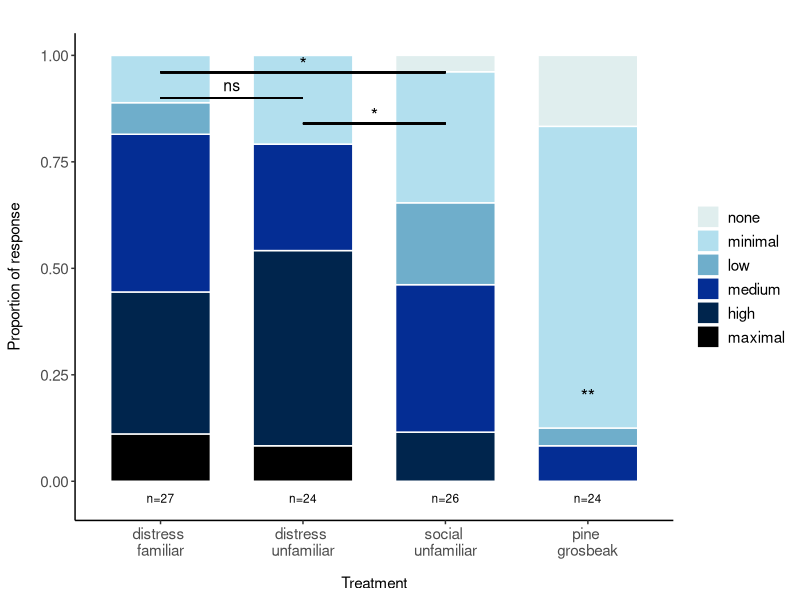
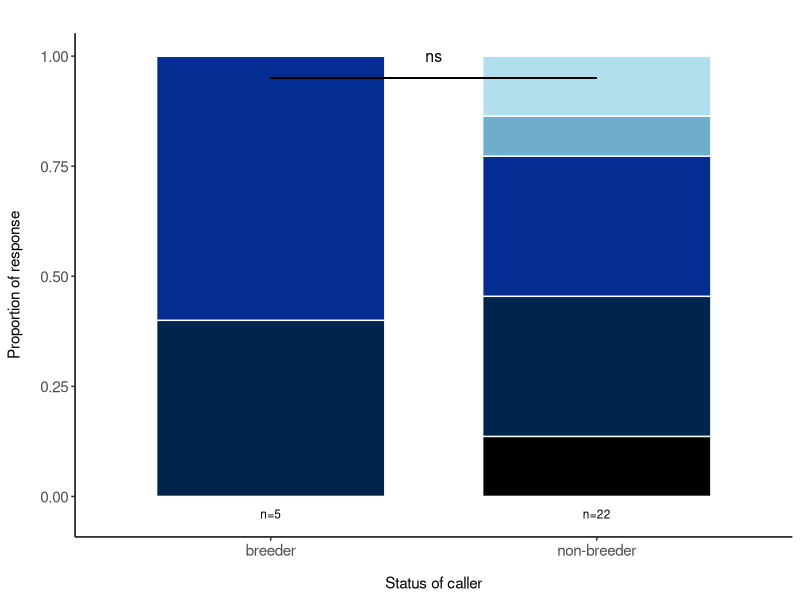
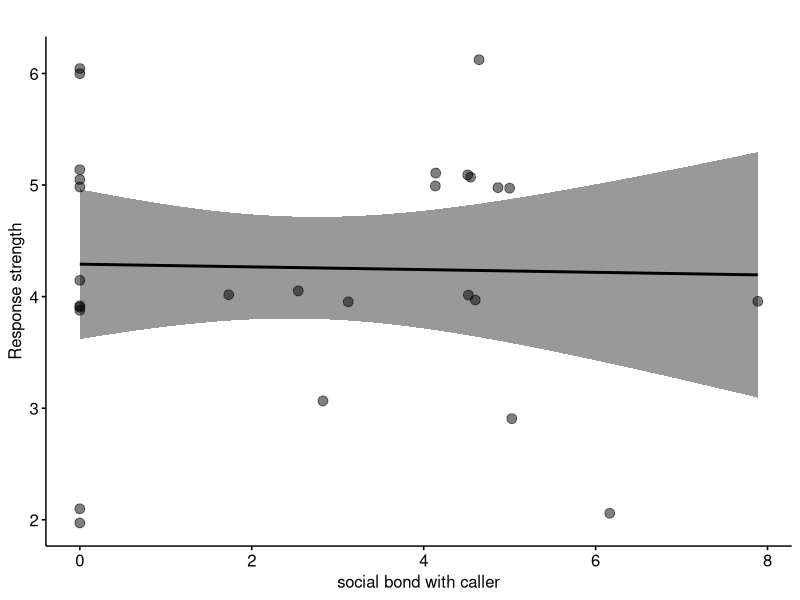
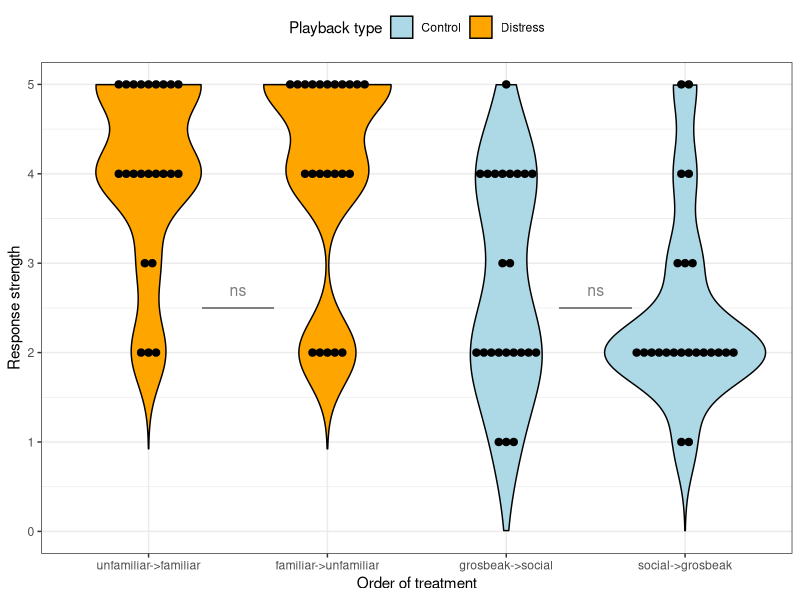
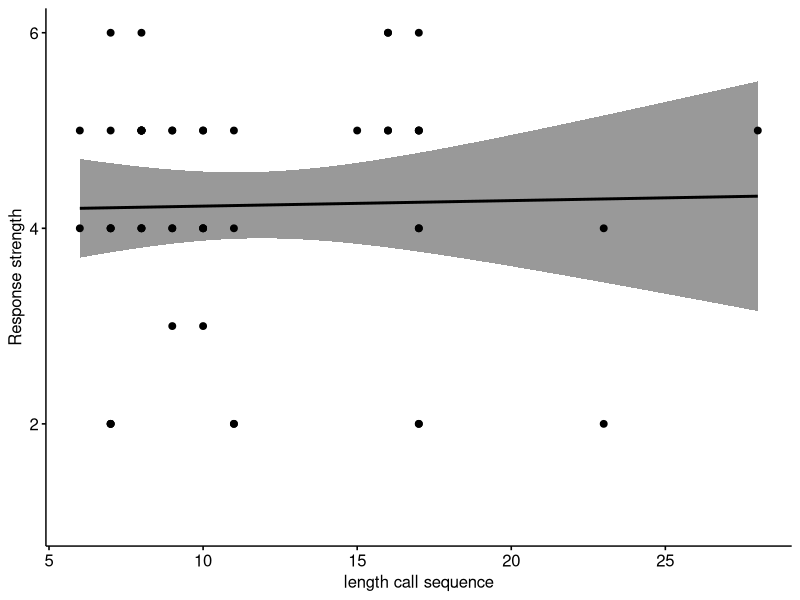
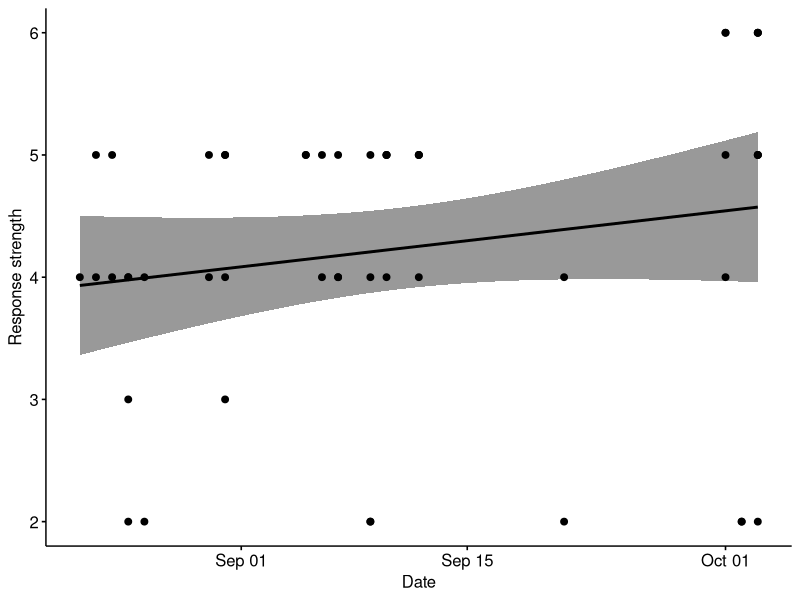
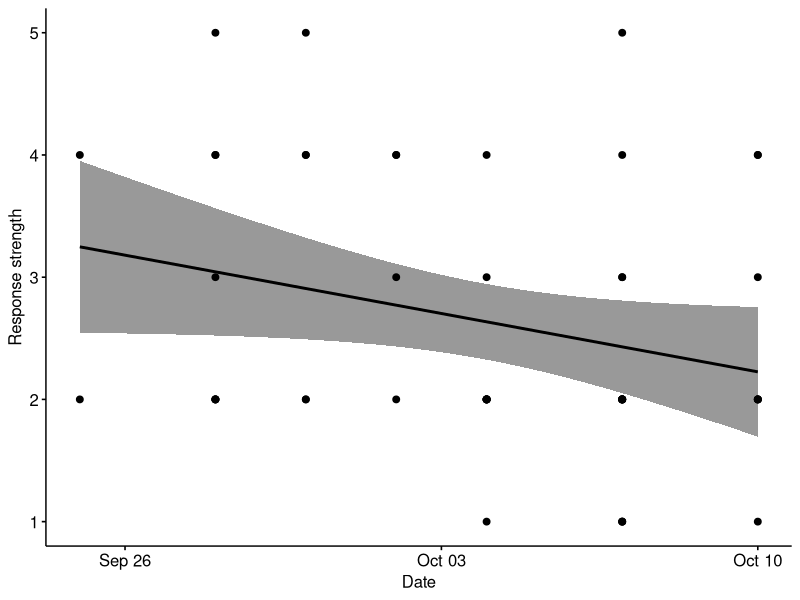
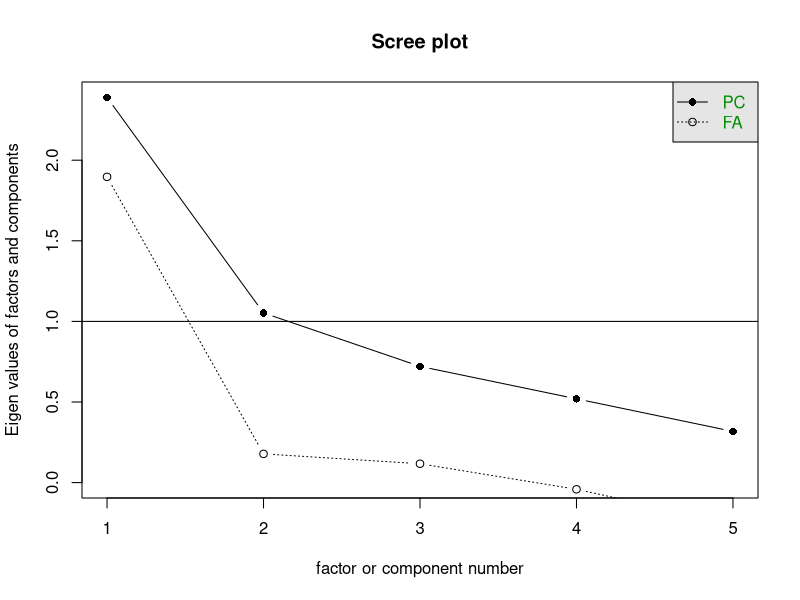

The R source for these figures, in order:
rm(list=ls())

# load packages:
library(ggpubr) # for correlation plots
library(ordinal) # for CLMM
library(emmeans) # for CLMM comparisons

# load data:
mydata <- read.csv("mydata.csv", sep = ";") 

# Sample size per each treatment
nE <- length(which(mydata$treatment=="distress familiar")) # 27
nC <- length(which(mydata$treatment=="distress unfamiliar")) # 24
nP <- length(which(mydata$treatment=="pine grosbeak")) # 24
nS <- length(which(mydata$treatment=="social unfamiliar")) # 26

#------------------------------------------------------------------------------
# --- for Main text -------
#------------------------------------------------------------------------------

###################
#- Cumulative link mixed models:
mydata$category <- as.factor(mydata$category)
mydata$target.ID <- as.factor(mydata$target.ID)

modelD <- clmm(category ~ treatment + (1|target.ID), data = mydata) # category = 0-4 "response strength", treatment = playback-type

summary(modelD) # individual effects: tests null hypothesis that each coefficient is equal to zero

(pairwise <- emmeans(modelD, pairwise~treatment)) # to see differences for each pair of treatment: comparing the EMMs of the treatment levels against each other

emmeansTab <- as.data.frame(pairwise$contrasts)[,-4]

#------- Table 1: 
# Tukey's pairwise comparisons of the output of CLMM
(emmeansTab[,c(2:5)] <- round(emmeansTab[,c(2:5)], digits=3))


###################
# to prepare plot:
newdf <- matrix(ncol=4,nrow=6) # empty table for percentages
colnames(newdf) <- c("distress familiar","distress unfamiliar","social unfamiliar","pine grosbeak") # treatments
rownames(newdf) <- c(5,4,3,2,1,0) # categories

for (i in 1:ncol(newdf)){
  tmp_name <- colnames(newdf)[i]
  tmp_data <- mydata[which(mydata$treatment==tmp_name),]
  tmp_length <- length(which(!is.na(tmp_data$category)))
  for (j in 1:nrow(newdf)){
    tmp_cat <- as.integer(rownames(newdf)[j])
    tmp_count <- length(which(tmp_data$category==tmp_cat))
    newdf[j,i] <- tmp_count/tmp_length
  }
}

newdf <- as.data.frame(newdf)
newdf$category <- rownames(newdf)
newdf_long <- reshape2::melt(newdf) # to re-format
names(newdf_long) <- c("category","treatment", "value")
newdf_long$category <- as.factor(newdf_long$category)

#------- Figure 4 a): 
# Response of focal individuals, measured in ordinal categories # different playback treatments
ggplot(newdf_long, aes(x = treatment, y = value, fill = category)) +
  geom_bar(stat = "identity", position = "fill", color = "white", width = 0.7) +
  scale_fill_manual(values = rev(c("black","#00254d","#042d94","#6FAECB","lightblue2","azure2")),
                    labels = c("none", "minimal", "low", "medium", "high", "maximal")) +
  labs(x = "Treatment", y = "Proportion of response", title = "") +
  scale_x_discrete(labels = c("distress \nfamiliar", "distress \nunfamiliar", "social \nunfamiliar", "pine \ngrosbeak")) +
  theme_classic()+
  theme(legend.position = "right",
        axis.text.x = element_text(size = 11), 
        axis.text.y = element_text(size = 11),
        axis.title.x = element_text(margin = margin(t = 12)),
        axis.title.y = element_text(margin = margin(r = 12)),
        legend.text = element_text(size = 11)) + 
  guides(fill = guide_legend(title = NULL)) +
  annotate("text", x = 1.5, y = 0.93, label = "ns", size = 4, color = "black") + # distress unfamiliar - distress familiar # ns, p=0.9995
  geom_segment(aes(x = 1, y = 0.9, xend = 2, yend = 0.9)) +
  annotate("text", x = 2.5, y = 0.86, label = "*", size = 4.8, color = "black") + # distress unfamiliar - social unfamiliar # p = 0.0103
  geom_segment(aes(x = 2, y = 0.84, xend = 3, yend = 0.84)) +
  annotate("text", x = 2, y = 0.98, label = "*", size = 4.8, color = "black") + # distress familiar - social unfamiliar # p = 0.0091
  geom_segment(aes(x = 1, y = 0.96, xend = 3, yend = 0.96)) +
  annotate("text", x = 4, y = 0.2, label = "**", size = 4.8, color = "black") + # pine grosbeak to all others p = <0.005
  annotate("text", x = 1, y = -0.04, label = "n=27", size = 3, color = "black") +
  annotate("text", x = 2, y = -0.04, label = "n=24", size = 3, color = "black")+
  annotate("text", x = 3, y = -0.04, label = "n=26", size = 3, color = "black")+
  annotate("text", x = 4, y = -0.04, label = "n=24", size = 3, color = "black")


###################
### compare status: breeder vs. non-breeder
# to prepare plot:
newB <- matrix(ncol=2,nrow=6) # empty table for percentages
colnames(newB) <- c("breeder","non-breeder") # breeding status
rownames(newB) <- c(5,4,3,2,1,0) # categories

br <- mydata[which(mydata$treatment=="distress familiar"&mydata$status_caller=="breeder"),]
nbr <- mydata[which(mydata$treatment=="distress familiar"&mydata$status_caller=="non-breeder"),]

for (j in 1:nrow(newB)){
  tmp_cat <- as.integer(rownames(newB)[j])
  br_count <- length(which(br$category==tmp_cat))
  newB[j,1] <- br_count/nrow(br)
  nbr_count <- length(which(nbr$category==tmp_cat))
  newB[j,2] <- nbr_count/nrow(nbr)
}

newB_long <- reshape2::melt(newB) # re-format
names(newB_long) <- c("category","status", "value")
newB_long$category <- as.factor(newB_long$category)

#------- Figure 4 b)
# Response of focal individuals, measured in ordinal categories # breeder vs non-breeder
ggplot(newB_long, aes(x = status, y = value, fill = category)) +
  geom_bar(stat = "identity", position = "fill", color = "white", width = 0.7) +
  scale_fill_manual(values = rev(c("black","#00254d","#042d94","#6FAECB","lightblue2","azure2"))) +
  labs(x = "Status of caller", y = "Proportion of response", title = "") +
  scale_x_discrete(labels = c("breeder","non-breeder")) +
  theme_classic()+
  theme(legend.position = "none", 
    axis.text.x = element_text(size = 11), 
    axis.text.y = element_text(size = 11),
    axis.title.x = element_text(margin = margin(t = 12)),
    axis.title.y = element_text(margin = margin(r = 12)),)+
  geom_segment(aes(x = 1, y = 0.95, xend = 2, yend = 0.95))+
  annotate("text", x = 1.5, y = 1, label = "ns", size = 4, color = "black")+
  annotate("text", x = 1, y = -0.04, label = "n=5", size = 3, color = "black")+
  annotate("text", x = 2, y = -0.04, label = "n=22", size = 3, color = "black")

###################
# Mann-Whitney U Test for different status
# re-shape table again:
newBCount <- newB
for (j in 1:nrow(newBCount)){
  tmp_cat <- as.integer(rownames(newBCount)[j])
  br_count <- length(which(br$category==tmp_cat))
  newBCount[j,1] <- br_count
  nbr_count <- length(which(nbr$category==tmp_cat))
  newBCount[j,2] <- nbr_count
}

# Create the breeder and non-breeder vectors
newBCount<- as.data.frame(newBCount)
breeder <- rep(5:0, times = newBCount$breeder)
non_breeder <- rep(5:0, times = newBCount$`non-breeder`)

# Perform the Mann-Whitney U Test:
(test_result <- wilcox.test(breeder, non_breeder)) # W = 56.5, p-value = 0.9478

###################
#------- Figure 4 c): 
# Response strength to a distress call in relation to social bond 
mydata$category <- as.numeric(mydata$category)
mydata$OBS_PerchDurPerEv_SQ <- sqrt(mydata$OBS_PerchDurPerEv) # take squareroot to improve distribution

ggscatter(mydata[which(mydata$treatment=="distress familiar"),], x = "OBS_PerchDurPerEv_SQ", y = "category", add = "reg.line",
          title = "",
          conf.int = TRUE, cor.method = "spearman", # spearman for one continuoes and one ordinal variable
          # cor.coef = TRUE,
          xlab = "social bond with caller", ylab = "Response strength",
          point = "FALSE") +
  geom_jitter(height = 0.15, width = 0, alpha=0.5, size=3)






#------------------------------------------------------------------------------------------
#-------  Supplemental material: -----
#------------------------------------------------------------------------------------------

###################
#- Assessing bias of order of treatment ------
mydata$order <- as.factor(mydata$order)
mydata$violin_color <- ifelse(mydata$order %in% c("exp,ctr", "ctr,exp"), "orange", "lightblue")
#---------- Figure S.1:
ggplot(mydata[which(!is.na(mydata$order)),], aes(x=order, y=category, fill=violin_color)) + 
  geom_violin(trim = FALSE, color = "black") + 
  geom_dotplot(binaxis = "y", stackdir = "center", 
               dotsize = 0.5, fill = "black", color = "black") +  
  scale_fill_manual(values = c("lightblue" = "lightblue","orange" = "orange"),
                    labels = c("Control", "Distress")) +  # Label the legend properly
  scale_x_discrete(labels = c(
    "ctr,exp" = "unfamiliar->familiar",
    "exp,ctr" = "familiar->unfamiliar",
    "P,S" = "grosbeak->social",
    "S,P" = "social->grosbeak"
  )) + 
  scale_y_continuous(breaks = c(0, 1, 2, 3, 4, 5), limits = c(0, 5)) + # limit violins to categories
  theme_bw() +
  theme(legend.position = "top") +  # Position the legend at the top
  labs(x = "Order of treatment", y = "Response strength", fill = "Playback type") +
  geom_segment(x = 1.3, y = 2.5, xend = 1.7, yend = 2.5, color = "grey50")+
  annotate("text", x = 1.5, y = 2.7, label = "ns", size = 4, color = "grey50") +
  geom_segment(x = 3.3, y = 2.5, xend = 3.7, yend = 2.5, color = "grey50")+
  annotate("text", x = 3.5, y = 2.7, label = "ns", size = 4, color = "grey50")

wilcox.test(category ~ order, data = mydata[mydata$order %in% c("exp,ctr","ctr,exp"), ]) #ns
wilcox.test(category ~ order, data = mydata[mydata$order %in% c("P,S","S,P"), ]) #ns

###################
#- Assessing bias of other playback effects ------
# check for effect of length of  distress call playback:
library(lubridate)
mydata$length_call_S <- period_to_seconds(ms(mydata$length_call))
#---------- Figure S.2 a):
ggscatter(mydata, x = "length_call_S", y = "category", add = "reg.line",
          conf.int = TRUE, 
          cor.coef = F, 
          cor.method = "pearson",
          xlab = "length call sequence", ylab = "Response strength")

# check for effect of date on distress call playback:
mydata$date <- as.Date(mydata$date, "%d.%m.%y")
#---------- Figure S.2 b):
ggscatter(mydata[which(mydata$treatment=="distress unfamiliar"|mydata$treatment=="distress familiar"),], x = "date", y = "category", add = "reg.line",
          conf.int = TRUE, 
          cor.coef = F, 
          cor.method = "pearson",
          xlab = "Date", ylab = "Response strength") 

# check for effect of date on control call playback:
#---------- Figure S.2 c):
ggscatter(mydata[which(mydata$treatment=="social unfamiliar"|mydata$treatment=="pine grosbeak"),], x = "date", y = "category", add = "reg.line",
          conf.int = TRUE, 
          cor.coef = F, 
          cor.method = "pearson",
          xlab = "Date", ylab = "Response strength") 



###################
#- PCA on helping behaviors only ------
library(psych) # for PCA

# remove NA: (only one NA for reaction_duration, this behavior is only used for PCA)
mydataN <- mydata[-which(is.na(mydata[,"reaction_duration"])),]

# scale dataset: formula of 'scale': xscaled = (xoriginal – mean(x)) / sd
subsetJayS <- scale(mydataN[,c("calling","calling_distress","min_dist","approach_duration","reaction_duration")])

# scree plot:
scree(subsetJayS) # suggested: take 2 factors

#---------- Table S.1:
# Principle component analysis on helping behaviours
(myPCA <- psych::principal(subsetJayS, nfactors = 2, rotate = "none", scores = T)) 

# label components:
colnames(myPCA$scores)[1] <- 'helping'
colnames(myPCA$scores)[2] <- 'other'
mydataN <- cbind(mydataN,myPCA$scores) 

#---------- Figure S.3 a):
# Helping behaviour shown for different treatments
box <- boxplot(helping~treatment, data=mydataN, ylab = "PC1: helping", main=NA,
               names=c("distress \nunfamiliar","distress \nfamiliar","pine \ngrosbeak","social \nunfamiliar"),
               frame = FALSE, 
               col = c("#E69F00", "firebrick2", "#999999", "#56B4E9"))
stripchart(helping~treatment, data=mydataN, method = "jitter", vertical=T, add=T, pch=16, cex=0.8)

#- ANOVA for treatments (after PCA)------
mydataN$treatment <- as.factor(mydataN$treatment)

ano <- aov(helping ~ treatment, data = mydataN) # ANOVA

#---------- Table S.2:
# Tukey test for ANOVA of PC1 
tukey <- TukeyHSD(ano) 
(round(tukey$treatment, digits=3))

#---------- Figure S.3 b):
# Correlation of social bond vs PC1
ggscatter(mydataN[which(mydataN$treatment=="distress familiar"),], x = "OBS_PerchDurPerEv_SQ", y = "helping", add = "reg.line",
          title = "",
          conf.int = TRUE, cor.method = "spearman", # spearman for one continuoes and one ordinal variable
          # cor.coef = TRUE,
          xlab = "social bond with caller", ylab = "PC1: helping")
